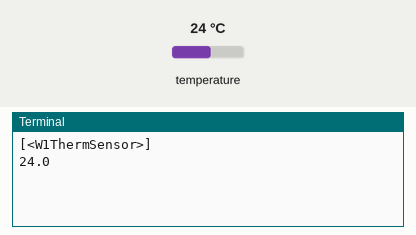
Recording of a program running on a simulated Raspberry Pi (BCM pin numbers). Shown: the last lines printed to the terminal. The inputs (shaded band) are chosen by the test bench; at power-on: temperature 24 °C.

Above: at 1.2 s.
1.3 s: temperature set to 12 °C
At 2.1 s:
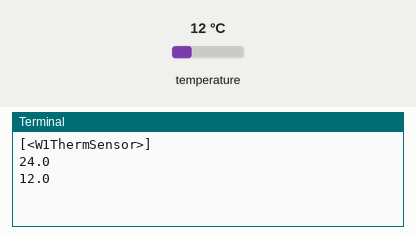
2.8 s: temperature set to 19 °C
At 3.6 s:
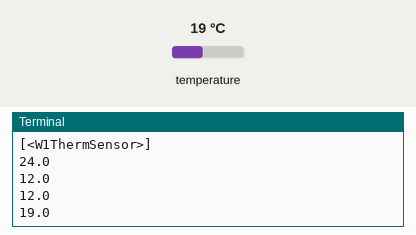
Timing chart, 0 to 5.8 s (numbered marks = the images above; inputs shaded):
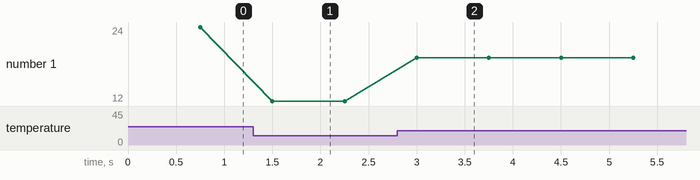

Measured:
- after the input at 1.3 s, the terminal: prints a new line after 0.20 s (image 1)
- after the input at 2.8 s, the terminal: prints a new line after 0.20 s (image 2)
- plotted number 1: 24 → 12 after the input at 1.3 s, 12 → 19 after the input at 2.8 s

The program:

example-ds18b20.py
```python
#!/usr/bin/python
import w1thermsensor
from w1thermsensor import W1ThermSensor
from time import sleep

allSensors = W1ThermSensor.get_available_sensors()
print(allSensors)
sensor = w1thermsensor.W1ThermSensor()

while True:
    print(sensor.get_temperature())
```
